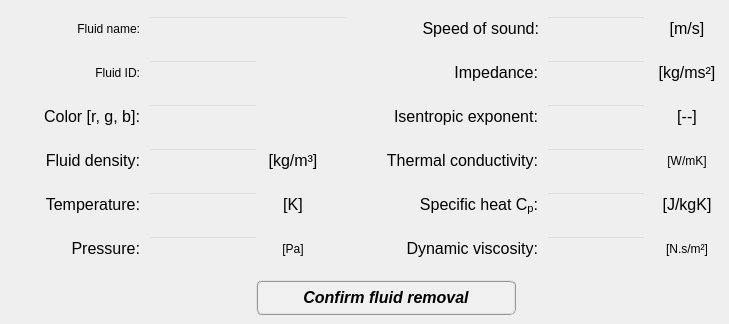
    <widget class="QWidget" name="tab_remove_fluid">
     <attribute name="title">
      <string>Delete</string>
     </attribute>
     <widget class="QPushButton" name="pushButton_confirm_fluid_removal">
      <property name="enabled">
       <bool>true</bool>
      </property>
      <property name="geometry">
       <rect>
        <x>256</x>
        <y>280</y>
        <width>260</width>
        <height>35</height>
       </rect>
      </property>
      <property name="minimumSize">
       <size>
        <width>260</width>
        <height>35</height>
       </size>
      </property>
      <property name="maximumSize">
       <size>
        <width>260</width>
        <height>35</height>
       </size>
      </property>
      <property name="font">
       <font>
        <family>Arial</family>
        <pointsize>12</pointsize>
        <weight>75</weight>
        <italic>true</italic>
        <bold>true</bold>
       </font>
      </property>
      <property name="cursor">
       <cursorShape>ArrowCursor</cursorShape>
      </property>
      <property name="layoutDirection">
       <enum>Qt::LeftToRight</enum>
      </property>
      <property name="autoFillBackground">
       <bool>false</bool>
      </property>
      <property name="styleSheet">
       <string notr="true">QPushButton{border-radius: 6px; border-color: rgb(150, 150, 150); border-style: ridge; border-width: 2px; color: rgb(0, 0, 0); background-color: rgb(240, 240, 240); font: 75 italic bold 12pt &quot;Arial&quot;}
QPushButton:hover{border-radius: 6px; border-color: rgb(0, 170, 255); border-style: ridge; border-width: 2px; color: rgb(0, 0, 0); background-color: rgba(174, 213, 255, 100); font: 75 italic bold 12pt &quot;Arial&quot;}
QPushButton:pressed{border-radius: 6px; border-color: rgb(0, 170, 255); border-style: ridge; border-width: 3px; color: rgb(0, 0, 0); background-color: rgb(174, 213, 255); font: 75 italic bold 12pt &quot;Arial&quot;}</string>
      </property>
      <property name="text">
       <string>Confirm fluid removal</string>
      </property>
      <property name="shortcut">
       <string>Shift+A</string>
      </property>
      <property name="checkable">
       <bool>false</bool>
      </property>
      <property name="autoDefault">
       <bool>true</bool>
      </property>
      <property name="default">
       <bool>false</bool>
      </property>
      <property name="flat">
       <bool>false</bool>
      </property>
     </widget>
     <widget class="QLineEdit" name="lineEdit_fluid_density_remove">
      <property name="enabled">
       <bool>false</bool>
      </property>
      <property name="geometry">
       <rect>
        <x>148</x>
        <y>148</y>
        <width>110</width>
        <height>26</height>
       </rect>
      </property>
      <property name="minimumSize">
       <size>
        <width>110</width>
        <height>26</height>
       </size>
      </property>
      <property name="maximumSize">
       <size>
        <width>110</width>
        <height>26</height>
       </size>
      </property>
      <property name="font">
       <font>
        <family>Arial</family>
        <pointsize>11</pointsize>
        <weight>75</weight>
        <italic>false</italic>
        <bold>true</bold>
       </font>
      </property>
      <property name="styleSheet">
       <string notr="true">QLineEdit{color: rgb(0,0,255); background-color: rgba(255, 255, 255, 200)}
QLineEdit::Disabled{color: rgb(120,120,120); background-color: rgba(0, 0, 0, 0)}</string>
      </property>
      <property name="alignment">
       <set>Qt::AlignCenter</set>
      </property>
     </widget>
     <widget class="QLineEdit" name="lineEdit_impedance_remove">
      <property name="enabled">
       <bool>false</bool>
      </property>
      <property name="geometry">
       <rect>
        <x>546</x>
        <y>60</y>
        <width>100</width>
        <height>26</height>
       </rect>
      </property>
      <property name="minimumSize">
       <size>
        <width>100</width>
        <height>26</height>
       </size>
      </property>
      <property name="maximumSize">
       <size>
        <width>100</width>
        <height>26</height>
       </size>
      </property>
      <property name="font">
       <font>
        <family>Arial</family>
        <pointsize>11</pointsize>
        <weight>75</weight>
        <italic>false</italic>
        <bold>true</bold>
       </font>
      </property>
      <property name="styleSheet">
       <string notr="true">QLineEdit{color: rgb(0,0,255); background-color: rgba(255, 255, 255, 200)}
QLineEdit::Disabled{color: rgb(120,120,120); background-color: rgba(0, 0, 0, 0)}</string>
      </property>
      <property name="alignment">
       <set>Qt::AlignCenter</set>
      </property>
     </widget>
     <widget class="QLabel" name="coefficient_mK_11">
      <property name="geometry">
       <rect>
        <x>654</x>
        <y>236</y>
        <width>66</width>
        <height>26</height>
       </rect>
      </property>
      <property name="minimumSize">
       <size>
        <width>66</width>
        <height>26</height>
       </size>
      </property>
      <property name="maximumSize">
       <size>
        <width>66</width>
        <height>26</height>
       </size>
      </property>
      <property name="text">
       <string>&lt;html&gt;&lt;head/&gt;&lt;body&gt;&lt;p align=&quot;center&quot;&gt;&lt;span style=&quot; font-style:normal;&quot;&gt;[N.s/m²]&lt;/span&gt;&lt;/p&gt;&lt;/body&gt;&lt;/html&gt;</string>
      </property>
     </widget>
     <widget class="QLabel" name="Name_label_3">
      <property name="geometry">
       <rect>
        <x>10</x>
        <y>16</y>
        <width>130</width>
        <height>26</height>
       </rect>
      </property>
      <property name="minimumSize">
       <size>
        <width>130</width>
        <height>26</height>
       </size>
      </property>
      <property name="maximumSize">
       <size>
        <width>130</width>
        <height>26</height>
       </size>
      </property>
      <property name="text">
       <string>&lt;html&gt;&lt;head/&gt;&lt;body&gt;&lt;p align=&quot;right&quot;&gt;&lt;span style=&quot; font-style:normal;&quot;&gt;Fluid name:&lt;/span&gt;&lt;/p&gt;&lt;/body&gt;&lt;/html&gt;</string>
      </property>
      <property name="alignment">
       <set>Qt::AlignCenter</set>
      </property>
     </widget>
     <widget class="QLabel" name="density_label_19">
      <property name="geometry">
       <rect>
        <x>260</x>
        <y>148</y>
        <width>66</width>
        <height>26</height>
       </rect>
      </property>
      <property name="minimumSize">
       <size>
        <width>66</width>
        <height>26</height>
       </size>
      </property>
      <property name="maximumSize">
       <size>
        <width>66</width>
        <height>26</height>
       </size>
      </property>
      <property name="text">
       <string>&lt;html&gt;&lt;head/&gt;&lt;body&gt;&lt;p&gt;&lt;span style=&quot; font-size:12pt; font-style:normal;&quot;&gt;[kg/m³]&lt;/span&gt;&lt;/p&gt;&lt;/body&gt;&lt;/html&gt;</string>
      </property>
      <property name="alignment">
       <set>Qt::AlignCenter</set>
      </property>
     </widget>
     <widget class="QLabel" name="density_label_20">
      <property name="geometry">
       <rect>
        <x>654</x>
        <y>16</y>
        <width>66</width>
        <height>26</height>
       </rect>
      </property>
      <property name="minimumSize">
       <size>
        <width>66</width>
        <height>26</height>
       </size>
      </property>
      <property name="maximumSize">
       <size>
        <width>66</width>
        <height>26</height>
       </size>
      </property>
      <property name="text">
       <string>&lt;html&gt;&lt;head/&gt;&lt;body&gt;&lt;p&gt;&lt;span style=&quot; font-size:12pt; font-style:normal;&quot;&gt;[m/s]&lt;/span&gt;&lt;/p&gt;&lt;/body&gt;&lt;/html&gt;</string>
      </property>
      <property name="alignment">
       <set>Qt::AlignCenter</set>
      </property>
     </widget>
     <widget class="QLineEdit" name="lineEdit_color_remove">
      <property name="enabled">
       <bool>false</bool>
      </property>
      <property name="geometry">
       <rect>
        <x>148</x>
        <y>104</y>
        <width>110</width>
        <height>26</height>
       </rect>
      </property>
      <property name="minimumSize">
       <size>
        <width>110</width>
        <height>26</height>
       </size>
      </property>
      <property name="maximumSize">
       <size>
        <width>110</width>
        <height>26</height>
       </size>
      </property>
      <property name="font">
       <font>
        <family>Arial</family>
        <pointsize>11</pointsize>
        <weight>75</weight>
        <italic>false</italic>
        <bold>true</bold>
       </font>
      </property>
      <property name="styleSheet">
       <string notr="true">QLineEdit{color: rgb(0,0,255); background-color: rgba(255, 255, 255, 200)}
QLineEdit::Disabled{color: rgb(120,120,120); background-color: rgba(0, 0, 0, 0)}</string>
      </property>
      <property name="alignment">
       <set>Qt::AlignCenter</set>
      </property>
     </widget>
     <widget class="QLabel" name="coefficient_mK_12">
      <property name="geometry">
       <rect>
        <x>654</x>
        <y>104</y>
        <width>66</width>
        <height>26</height>
       </rect>
      </property>
      <property name="minimumSize">
       <size>
        <width>66</width>
        <height>26</height>
       </size>
      </property>
      <property name="maximumSize">
       <size>
        <width>66</width>
        <height>26</height>
       </size>
      </property>
      <property name="text">
       <string>&lt;html&gt;&lt;head/&gt;&lt;body&gt;&lt;p align=&quot;center&quot;&gt;&lt;span style=&quot; font-size:12pt; font-style:normal;&quot;&gt;[--]&lt;/span&gt;&lt;/p&gt;&lt;/body&gt;&lt;/html&gt;</string>
      </property>
     </widget>
     <widget class="QLabel" name="YoungMod_label_3">
      <property name="geometry">
       <rect>
        <x>404</x>
        <y>16</y>
        <width>135</width>
        <height>26</height>
       </rect>
      </property>
      <property name="minimumSize">
       <size>
        <width>135</width>
        <height>26</height>
       </size>
      </property>
      <property name="maximumSize">
       <size>
        <width>135</width>
        <height>26</height>
       </size>
      </property>
      <property name="font">
       <font>
        <italic>false</italic>
       </font>
      </property>
      <property name="text">
       <string>&lt;html&gt;&lt;head/&gt;&lt;body&gt;&lt;p align=&quot;right&quot;&gt;&lt;span style=&quot; font-size:12pt;&quot;&gt;Speed of sound:&lt;/span&gt;&lt;/p&gt;&lt;/body&gt;&lt;/html&gt;</string>
      </property>
      <property name="alignment">
       <set>Qt::AlignCenter</set>
      </property>
     </widget>
     <widget class="QLabel" name="coefficient_mK_3">
      <property name="geometry">
       <rect>
        <x>378</x>
        <y>236</y>
        <width>160</width>
        <height>26</height>
       </rect>
      </property>
      <property name="minimumSize">
       <size>
        <width>160</width>
        <height>26</height>
       </size>
      </property>
      <property name="maximumSize">
       <size>
        <width>160</width>
        <height>26</height>
       </size>
      </property>
      <property name="text">
       <string>&lt;html&gt;&lt;head/&gt;&lt;body&gt;&lt;p align=&quot;right&quot;&gt;&lt;span style=&quot; font-size:12pt; font-style:normal;&quot;&gt;Dynamic viscosity:&lt;/span&gt;&lt;/p&gt;&lt;/body&gt;&lt;/html&gt;</string>
      </property>
     </widget>
     <widget class="QLabel" name="ID_label_3">
      <property name="geometry">
       <rect>
        <x>10</x>
        <y>60</y>
        <width>130</width>
        <height>26</height>
       </rect>
      </property>
      <property name="minimumSize">
       <size>
        <width>130</width>
        <height>26</height>
       </size>
      </property>
      <property name="maximumSize">
       <size>
        <width>130</width>
        <height>26</height>
       </size>
      </property>
      <property name="text">
       <string>&lt;html&gt;&lt;head/&gt;&lt;body&gt;&lt;p align=&quot;right&quot;&gt;&lt;span style=&quot; font-style:normal;&quot;&gt;Fluid ID:&lt;/span&gt;&lt;/p&gt;&lt;/body&gt;&lt;/html&gt;</string>
      </property>
      <property name="alignment">
       <set>Qt::AlignCenter</set>
      </property>
     </widget>
     <widget class="QLineEdit" name="lineEdit_name_remove">
      <property name="enabled">
       <bool>false</bool>
      </property>
      <property name="geometry">
       <rect>
        <x>148</x>
        <y>16</y>
        <width>200</width>
        <height>26</height>
       </rect>
      </property>
      <property name="minimumSize">
       <size>
        <width>200</width>
        <height>26</height>
       </size>
      </property>
      <property name="maximumSize">
       <size>
        <width>200</width>
        <height>26</height>
       </size>
      </property>
      <property name="font">
       <font>
        <family>Arial</family>
        <pointsize>10</pointsize>
        <weight>75</weight>
        <italic>false</italic>
        <bold>true</bold>
       </font>
      </property>
      <property name="styleSheet">
       <string notr="true">QLineEdit{color: rgb(0,0,255); background-color: rgba(255, 255, 255, 200)}
QLineEdit::Disabled{color: rgb(120,120,120); background-color: rgba(0, 0, 0, 0)}</string>
      </property>
      <property name="alignment">
       <set>Qt::AlignCenter</set>
      </property>
     </widget>
     <widget class="QLineEdit" name="lineEdit_specific_heat_Cp_remove">
      <property name="enabled">
       <bool>false</bool>
      </property>
      <property name="geometry">
       <rect>
        <x>546</x>
        <y>192</y>
        <width>100</width>
        <height>26</height>
       </rect>
      </property>
      <property name="minimumSize">
       <size>
        <width>100</width>
        <height>26</height>
       </size>
      </property>
      <property name="maximumSize">
       <size>
        <width>100</width>
        <height>26</height>
       </size>
      </property>
      <property name="font">
       <font>
        <family>Arial</family>
        <pointsize>11</pointsize>
        <weight>75</weight>
        <italic>false</italic>
        <bold>true</bold>
       </font>
      </property>
      <property name="styleSheet">
       <string notr="true">QLineEdit{color: rgb(0,0,255); background-color: rgba(255, 255, 255, 200)}
QLineEdit::Disabled{color: rgb(120,120,120); background-color: rgba(0, 0, 0, 0)}</string>
      </property>
      <property name="alignment">
       <set>Qt::AlignCenter</set>
      </property>
     </widget>
     <widget class="QLabel" name="poisson_label_13">
      <property name="geometry">
       <rect>
        <x>368</x>
        <y>148</y>
        <width>170</width>
        <height>26</height>
       </rect>
      </property>
      <property name="minimumSize">
       <size>
        <width>170</width>
        <height>26</height>
       </size>
      </property>
      <property name="maximumSize">
       <size>
        <width>170</width>
        <height>26</height>
       </size>
      </property>
      <property name="text">
       <string>&lt;html&gt;&lt;head/&gt;&lt;body&gt;&lt;p align=&quot;right&quot;&gt;&lt;span style=&quot; font-size:12pt; font-style:normal;&quot;&gt;Thermal conductivity:&lt;/span&gt;&lt;/p&gt;&lt;/body&gt;&lt;/html&gt;</string>
      </property>
     </widget>
     <widget class="QLabel" name="YoungMod_label_10">
      <property name="geometry">
       <rect>
        <x>368</x>
        <y>104</y>
        <width>170</width>
        <height>26</height>
       </rect>
      </property>
      <property name="minimumSize">
       <size>
        <width>170</width>
        <height>26</height>
       </size>
      </property>
      <property name="maximumSize">
       <size>
        <width>170</width>
        <height>26</height>
       </size>
      </property>
      <property name="font">
       <font>
        <italic>false</italic>
       </font>
      </property>
      <property name="text">
       <string>&lt;html&gt;&lt;head/&gt;&lt;body&gt;&lt;p align=&quot;right&quot;&gt;&lt;span style=&quot; font-size:12pt;&quot;&gt;Isentropic exponent:&lt;/span&gt;&lt;/p&gt;&lt;/body&gt;&lt;/html&gt;</string>
      </property>
     </widget>
     <widget class="QLabel" name="density_label_3">
      <property name="geometry">
       <rect>
        <x>10</x>
        <y>148</y>
        <width>130</width>
        <height>26</height>
       </rect>
      </property>
      <property name="minimumSize">
       <size>
        <width>130</width>
        <height>26</height>
       </size>
      </property>
      <property name="maximumSize">
       <size>
        <width>130</width>
        <height>26</height>
       </size>
      </property>
      <property name="text">
       <string>&lt;html&gt;&lt;head/&gt;&lt;body&gt;&lt;p align=&quot;right&quot;&gt;&lt;span style=&quot; font-size:12pt; font-style:normal;&quot;&gt;Fluid density:&lt;/span&gt;&lt;/p&gt;&lt;/body&gt;&lt;/html&gt;</string>
      </property>
      <property name="alignment">
       <set>Qt::AlignCenter</set>
      </property>
     </widget>
     <widget class="QLabel" name="density_label_10">
      <property name="geometry">
       <rect>
        <x>654</x>
        <y>192</y>
        <width>66</width>
        <height>26</height>
       </rect>
      </property>
      <property name="minimumSize">
       <size>
        <width>66</width>
        <height>26</height>
       </size>
      </property>
      <property name="maximumSize">
       <size>
        <width>66</width>
        <height>26</height>
       </size>
      </property>
      <property name="text">
       <string>&lt;html&gt;&lt;head/&gt;&lt;body&gt;&lt;p align=&quot;center&quot;&gt;&lt;span style=&quot; font-size:12pt; font-style:normal;&quot;&gt;[J/kgK]&lt;/span&gt;&lt;/p&gt;&lt;/body&gt;&lt;/html&gt;</string>
      </property>
     </widget>
     <widget class="QLineEdit" name="lineEdit_dynamic_viscosity_remove">
      <property name="enabled">
       <bool>false</bool>
      </property>
      <property name="geometry">
       <rect>
        <x>546</x>
        <y>236</y>
        <width>100</width>
        <height>26</height>
       </rect>
      </property>
      <property name="minimumSize">
       <size>
        <width>100</width>
        <height>26</height>
       </size>
      </property>
      <property name="maximumSize">
       <size>
        <width>100</width>
        <height>26</height>
       </size>
      </property>
      <property name="font">
       <font>
        <family>Arial</family>
        <pointsize>11</pointsize>
        <weight>75</weight>
        <italic>false</italic>
        <bold>true</bold>
       </font>
      </property>
      <property name="styleSheet">
       <string notr="true">QLineEdit{color: rgb(0,0,255); background-color: rgba(255, 255, 255, 200)}
QLineEdit::Disabled{color: rgb(120,120,120); background-color: rgba(0, 0, 0, 0)}</string>
      </property>
      <property name="alignment">
       <set>Qt::AlignCenter</set>
      </property>
     </widget>
     <widget class="QLineEdit" name="lineEdit_thermal_conductivity_remove">
      <property name="enabled">
       <bool>false</bool>
      </property>
      <property name="geometry">
       <rect>
        <x>546</x>
        <y>148</y>
        <width>100</width>
        <height>26</height>
       </rect>
      </property>
      <property name="minimumSize">
       <size>
        <width>100</width>
        <height>26</height>
       </size>
      </property>
      <property name="maximumSize">
       <size>
        <width>100</width>
        <height>26</height>
       </size>
      </property>
      <property name="font">
       <font>
        <family>Arial</family>
        <pointsize>11</pointsize>
        <weight>75</weight>
        <italic>false</italic>
        <bold>true</bold>
       </font>
      </property>
      <property name="styleSheet">
       <string notr="true">QLineEdit{color: rgb(0,0,255); background-color: rgba(255, 255, 255, 200)}
QLineEdit::Disabled{color: rgb(120,120,120); background-color: rgba(0, 0, 0, 0)}</string>
      </property>
      <property name="alignment">
       <set>Qt::AlignCenter</set>
      </property>
     </widget>
     <widget class="QLabel" name="poisson_label_9">
      <property name="geometry">
       <rect>
        <x>408</x>
        <y>60</y>
        <width>130</width>
        <height>26</height>
       </rect>
      </property>
      <property name="minimumSize">
       <size>
        <width>130</width>
        <height>26</height>
       </size>
      </property>
      <property name="maximumSize">
       <size>
        <width>130</width>
        <height>26</height>
       </size>
      </property>
      <property name="text">
       <string>&lt;html&gt;&lt;head/&gt;&lt;body&gt;&lt;p align=&quot;right&quot;&gt;&lt;span style=&quot; font-size:12pt; font-style:normal;&quot;&gt;Impedance:&lt;/span&gt;&lt;/p&gt;&lt;/body&gt;&lt;/html&gt;</string>
      </property>
     </widget>
     <widget class="QLabel" name="density_label_21">
      <property name="geometry">
       <rect>
        <x>654</x>
        <y>60</y>
        <width>66</width>
        <height>26</height>
       </rect>
      </property>
      <property name="minimumSize">
       <size>
        <width>66</width>
        <height>26</height>
       </size>
      </property>
      <property name="maximumSize">
       <size>
        <width>66</width>
        <height>26</height>
       </size>
      </property>
      <property name="text">
       <string>&lt;html&gt;&lt;head/&gt;&lt;body&gt;&lt;p&gt;&lt;span style=&quot; font-size:12pt; font-style:normal;&quot;&gt;[kg/ms²]&lt;/span&gt;&lt;/p&gt;&lt;/body&gt;&lt;/html&gt;</string>
      </property>
      <property name="alignment">
       <set>Qt::AlignCenter</set>
      </property>
     </widget>
     <widget class="QLabel" name="density_label_22">
      <property name="geometry">
       <rect>
        <x>388</x>
        <y>192</y>
        <width>150</width>
        <height>26</height>
       </rect>
      </property>
      <property name="minimumSize">
       <size>
        <width>150</width>
        <height>26</height>
       </size>
      </property>
      <property name="maximumSize">
       <size>
        <width>150</width>
        <height>26</height>
       </size>
      </property>
      <property name="text">
       <string>&lt;html&gt;&lt;head/&gt;&lt;body&gt;&lt;p align=&quot;right&quot;&gt;&lt;span style=&quot; font-size:12pt; font-style:normal;&quot;&gt;Specific heat C&lt;/span&gt;&lt;span style=&quot; font-size:12pt; font-style:normal; vertical-align:sub;&quot;&gt;p&lt;/span&gt;&lt;span style=&quot; font-size:12pt; font-style:normal;&quot;&gt;:&lt;/span&gt;&lt;/p&gt;&lt;/body&gt;&lt;/html&gt;</string>
      </property>
     </widget>
     <widget class="QLineEdit" name="lineEdit_speed_of_sound_remove">
      <property name="enabled">
       <bool>false</bool>
      </property>
      <property name="geometry">
       <rect>
        <x>546</x>
        <y>16</y>
        <width>100</width>
        <height>26</height>
       </rect>
      </property>
      <property name="minimumSize">
       <size>
        <width>100</width>
        <height>26</height>
       </size>
      </property>
      <property name="maximumSize">
       <size>
        <width>100</width>
        <height>26</height>
       </size>
      </property>
      <property name="font">
       <font>
        <family>Arial</family>
        <pointsize>11</pointsize>
        <weight>75</weight>
        <italic>false</italic>
        <bold>true</bold>
       </font>
      </property>
      <property name="styleSheet">
       <string notr="true">QLineEdit{color: rgb(0,0,255); background-color: rgba(255, 255, 255, 200)}
QLineEdit::Disabled{color: rgb(120,120,120); background-color: rgba(0, 0, 0, 0)}</string>
      </property>
      <property name="alignment">
       <set>Qt::AlignCenter</set>
      </property>
     </widget>
     <widget class="QLineEdit" name="lineEdit_id_remove">
      <property name="enabled">
       <bool>false</bool>
      </property>
      <property name="geometry">
       <rect>
        <x>148</x>
        <y>60</y>
        <width>110</width>
        <height>26</height>
       </rect>
      </property>
      <property name="minimumSize">
       <size>
        <width>110</width>
        <height>26</height>
       </size>
      </property>
      <property name="maximumSize">
       <size>
        <width>110</width>
        <height>26</height>
       </size>
      </property>
      <property name="font">
       <font>
        <family>Arial</family>
        <pointsize>11</pointsize>
        <weight>75</weight>
        <italic>false</italic>
        <bold>true</bold>
       </font>
      </property>
      <property name="styleSheet">
       <string notr="true">QLineEdit{color: rgb(0,0,255); background-color: rgba(255, 255, 255, 200)}
QLineEdit::Disabled{color: rgb(120,120,120); background-color: rgba(0, 0, 0, 0)}</string>
      </property>
      <property name="alignment">
       <set>Qt::AlignCenter</set>
      </property>
     </widget>
     <widget class="QLabel" name="color_label_4">
      <property name="geometry">
       <rect>
        <x>10</x>
        <y>104</y>
        <width>130</width>
        <height>26</height>
       </rect>
      </property>
      <property name="minimumSize">
       <size>
        <width>130</width>
        <height>26</height>
       </size>
      </property>
      <property name="maximumSize">
       <size>
        <width>130</width>
        <height>26</height>
       </size>
      </property>
      <property name="text">
       <string>&lt;html&gt;&lt;head/&gt;&lt;body&gt;&lt;p align=&quot;right&quot;&gt;&lt;span style=&quot; font-size:12pt; font-style:normal;&quot;&gt;Color [r, g, b]:&lt;/span&gt;&lt;/p&gt;&lt;/body&gt;&lt;/html&gt;</string>
      </property>
      <property name="alignment">
       <set>Qt::AlignCenter</set>
      </property>
     </widget>
     <widget class="QLineEdit" name="lineEdit_isentropic_exponent_remove">
      <property name="enabled">
       <bool>false</bool>
      </property>
      <property name="geometry">
       <rect>
        <x>546</x>
        <y>104</y>
        <width>100</width>
        <height>26</height>
       </rect>
      </property>
      <property name="minimumSize">
       <size>
        <width>100</width>
        <height>26</height>
       </size>
      </property>
      <property name="maximumSize">
       <size>
        <width>100</width>
        <height>26</height>
       </size>
      </property>
      <property name="font">
       <font>
        <family>Arial</family>
        <pointsize>11</pointsize>
        <weight>75</weight>
        <italic>false</italic>
        <bold>true</bold>
       </font>
      </property>
      <property name="styleSheet">
       <string notr="true">QLineEdit{color: rgb(0,0,255); background-color: rgba(255, 255, 255, 200)}
QLineEdit::Disabled{color: rgb(120,120,120); background-color: rgba(0, 0, 0, 0)}</string>
      </property>
      <property name="alignment">
       <set>Qt::AlignCenter</set>
      </property>
     </widget>
     <widget class="QLabel" name="poisson_label_10">
      <property name="geometry">
       <rect>
        <x>654</x>
        <y>148</y>
        <width>66</width>
        <height>26</height>
       </rect>
      </property>
      <property name="minimumSize">
       <size>
        <width>66</width>
        <height>26</height>
       </size>
      </property>
      <property name="maximumSize">
       <size>
        <width>66</width>
        <height>26</height>
       </size>
      </property>
      <property name="text">
       <string>&lt;html&gt;&lt;head/&gt;&lt;body&gt;&lt;p align=&quot;center&quot;&gt;&lt;span style=&quot; font-style:normal;&quot;&gt;[W/mK]&lt;/span&gt;&lt;/p&gt;&lt;/body&gt;&lt;/html&gt;</string>
      </property>
     </widget>
     <widget class="QLineEdit" name="lineEdit_pressure_remove">
      <property name="enabled">
       <bool>false</bool>
      </property>
      <property name="geometry">
       <rect>
        <x>148</x>
        <y>236</y>
        <width>110</width>
        <height>26</height>
       </rect>
      </property>
      <property name="minimumSize">
       <size>
        <width>110</width>
        <height>26</height>
       </size>
      </property>
      <property name="maximumSize">
       <size>
        <width>110</width>
        <height>26</height>
       </size>
      </property>
      <property name="font">
       <font>
        <family>Arial</family>
        <pointsize>11</pointsize>
        <weight>75</weight>
        <italic>false</italic>
        <bold>true</bold>
       </font>
      </property>
      <property name="styleSheet">
       <string notr="true">QLineEdit{color: rgb(0,0,255); background-color: rgba(255, 255, 255, 200)}
QLineEdit::Disabled{color: rgb(120,120,120); background-color: rgba(0, 0, 0, 0)}</string>
      </property>
      <property name="alignment">
       <set>Qt::AlignCenter</set>
      </property>
     </widget>
     <widget class="QLabel" name="YoungMod_label_12">
      <property name="geometry">
       <rect>
        <x>10</x>
        <y>192</y>
        <width>130</width>
        <height>26</height>
       </rect>
      </property>
      <property name="minimumSize">
       <size>
        <width>130</width>
        <height>26</height>
       </size>
      </property>
      <property name="maximumSize">
       <size>
        <width>130</width>
        <height>26</height>
       </size>
      </property>
      <property name="font">
       <font>
        <italic>false</italic>
       </font>
      </property>
      <property name="text">
       <string>&lt;html&gt;&lt;head/&gt;&lt;body&gt;&lt;p align=&quot;right&quot;&gt;&lt;span style=&quot; font-size:12pt;&quot;&gt;Temperature:&lt;/span&gt;&lt;/p&gt;&lt;/body&gt;&lt;/html&gt;</string>
      </property>
      <property name="alignment">
       <set>Qt::AlignCenter</set>
      </property>
     </widget>
     <widget class="QLineEdit" name="lineEdit_temperature_remove">
      <property name="enabled">
       <bool>false</bool>
      </property>
      <property name="geometry">
       <rect>
        <x>148</x>
        <y>192</y>
        <width>110</width>
        <height>26</height>
       </rect>
      </property>
      <property name="minimumSize">
       <size>
        <width>110</width>
        <height>26</height>
       </size>
      </property>
      <property name="maximumSize">
       <size>
        <width>110</width>
        <height>26</height>
       </size>
      </property>
      <property name="font">
       <font>
        <family>Arial</family>
        <pointsize>11</pointsize>
        <weight>75</weight>
        <italic>false</italic>
        <bold>true</bold>
       </font>
      </property>
      <property name="styleSheet">
       <string notr="true">QLineEdit{color: rgb(0,0,255); background-color: rgba(255, 255, 255, 200)}
QLineEdit::Disabled{color: rgb(120,120,120); background-color: rgba(0, 0, 0, 0)}</string>
      </property>
      <property name="text">
       <string/>
      </property>
      <property name="alignment">
       <set>Qt::AlignCenter</set>
      </property>
     </widget>
     <widget class="QLabel" name="density_label_30">
      <property name="geometry">
       <rect>
        <x>260</x>
        <y>192</y>
        <width>66</width>
        <height>26</height>
       </rect>
      </property>
      <property name="minimumSize">
       <size>
        <width>66</width>
        <height>26</height>
       </size>
      </property>
      <property name="maximumSize">
       <size>
        <width>66</width>
        <height>26</height>
       </size>
      </property>
      <property name="text">
       <string>&lt;html&gt;&lt;head/&gt;&lt;body&gt;&lt;p&gt;&lt;span style=&quot; font-size:12pt; font-style:normal;&quot;&gt;[K]&lt;/span&gt;&lt;/p&gt;&lt;/body&gt;&lt;/html&gt;</string>
      </property>
      <property name="alignment">
       <set>Qt::AlignCenter</set>
      </property>
     </widget>
     <widget class="QLabel" name="coefficient_mK_19">
      <property name="geometry">
       <rect>
        <x>10</x>
        <y>236</y>
        <width>130</width>
        <height>26</height>
       </rect>
      </property>
      <property name="minimumSize">
       <size>
        <width>130</width>
        <height>26</height>
       </size>
      </property>
      <property name="maximumSize">
       <size>
        <width>130</width>
        <height>26</height>
       </size>
      </property>
      <property name="text">
       <string>&lt;html&gt;&lt;head/&gt;&lt;body&gt;&lt;p align=&quot;right&quot;&gt;&lt;span style=&quot; font-size:12pt; font-style:normal;&quot;&gt;Pressure:&lt;/span&gt;&lt;/p&gt;&lt;/body&gt;&lt;/html&gt;</string>
      </property>
     </widget>
     <widget class="QLabel" name="coefficient_mK_20">
      <property name="geometry">
       <rect>
        <x>260</x>
        <y>236</y>
        <width>66</width>
        <height>26</height>
       </rect>
      </property>
      <property name="minimumSize">
       <size>
        <width>66</width>
        <height>26</height>
       </size>
      </property>
      <property name="maximumSize">
       <size>
        <width>66</width>
        <height>26</height>
       </size>
      </property>
      <property name="text">
       <string>&lt;html&gt;&lt;head/&gt;&lt;body&gt;&lt;p align=&quot;center&quot;&gt;&lt;span style=&quot; font-style:normal;&quot;&gt;[Pa]&lt;/span&gt;&lt;/p&gt;&lt;/body&gt;&lt;/html&gt;</string>
      </property>
     </widget>
    </widget>
